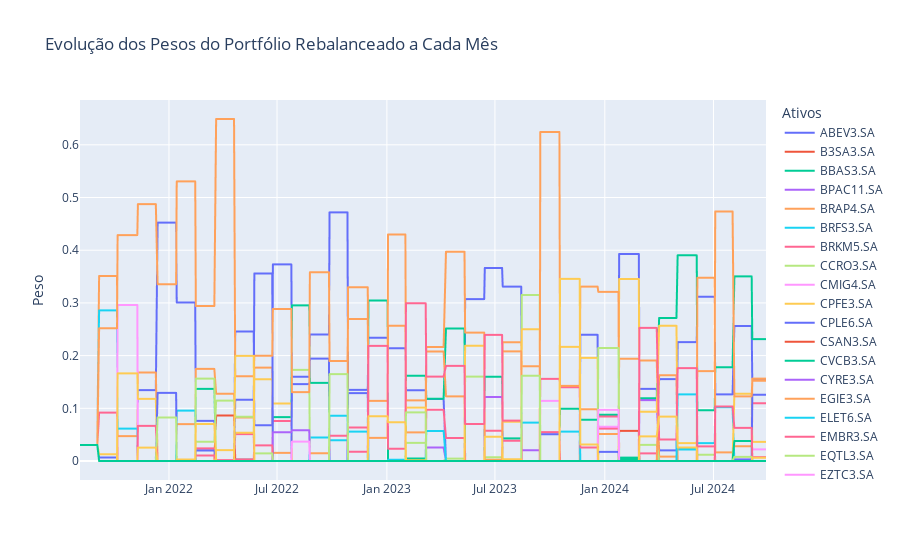
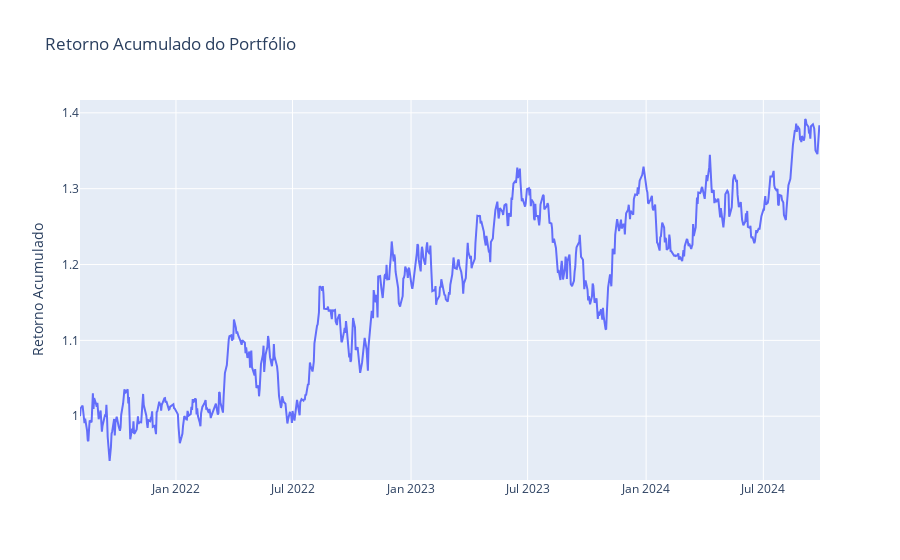
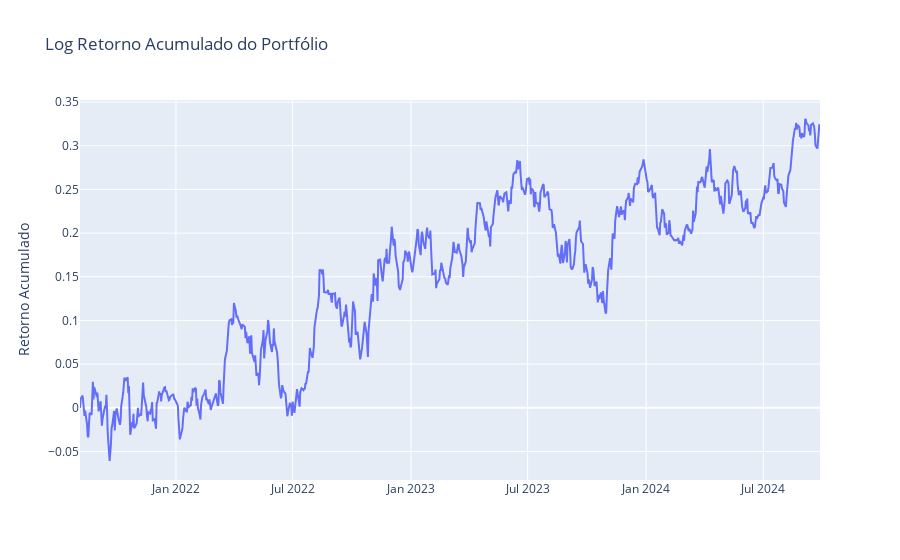
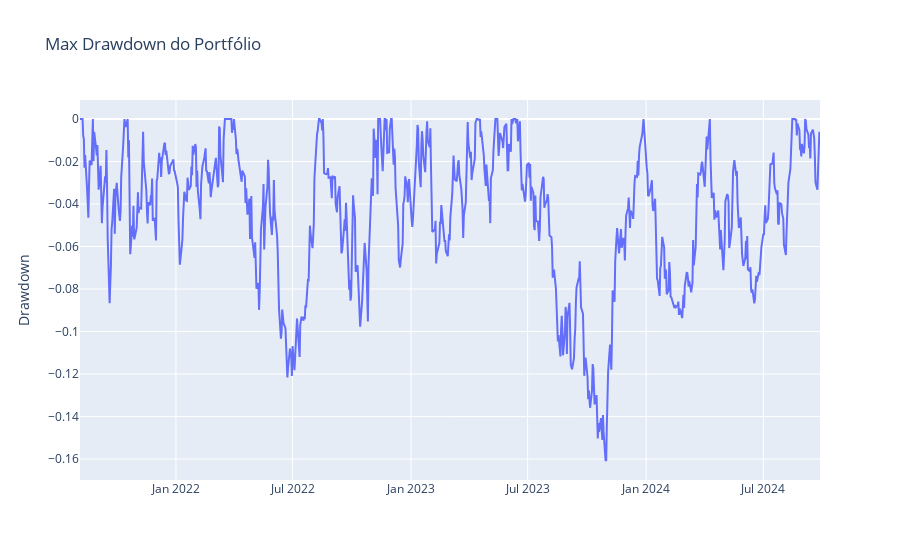

Notebook source saved alongside these figures, in order:
### Markdown cell above
# Execução da Estratégia

### Code cell
# Função para calcular os retornos logarítmicos
def calculate_log_returns(df):
    return np.log(df / df.shift(1)).dropna()

# Função para calcular a volatilidade do portfólio
def portfolio_volatility(weights, cov_matrix):
    return np.sqrt(np.dot(weights.T, np.dot(cov_matrix, weights)))

# Função para otimizar a alocação de pesos minimizando a volatilidade
def minimize_volatility(cov_matrix):
    num_assets = len(cov_matrix)
    args = (cov_matrix,)
    constraints = ({'type': 'eq', 'fun': lambda x: np.sum(x) - 1})
    bounds = tuple((0, 1) for _ in range(num_assets))
    weights = num_assets * [1. / num_assets, ]
    result = minimize(portfolio_volatility, weights, args=args, method='SLSQP', bounds=bounds, constraints=constraints)
    return result.x

# Função para selecionar os 20 melhores ativos com base nos retornos acumulados dos últimos 3 meses
def select_top_assets(log_returns, num_assets=20, period=3):
    # Calcular os retornos acumulados dos últimos 'period' meses
    returns_last_period = (log_returns + 1).rolling(window=period * 22).apply(np.prod, raw=True) - 1
    returns_last_period = returns_last_period.iloc[-1]  # Pega os retornos do último período (último valor da janela)
    # Selecionar os ativos com os maiores retornos acumulados
    top_assets = returns_last_period.nlargest(num_assets).index
    return top_assets

# Df para armazenar o histórico de pesos do portfólio
portfolio_weights = pd.DataFrame(columns=data.columns, index=data.index)

# Retornos logarítmicos
log_returns = calculate_log_returns(data)

# Primeira alocação com pesos iguais
initial_weights = np.array([1 / len(data.columns)] * len(data.columns))
portfolio_weights.iloc[0:22] = initial_weights

# Definindo o rebalanceamento para cada 1 mes
rebalance_period = 1

# Loop para rebalancear o portfólio
for i in range(0, len(log_returns), rebalance_period * 22):  # 22 porque há aproximadamente 22 dias úteis no mês
    if i == 0:
        # Primeira alocação feita com pesos iguais
        continue
    
    # Selecionar os últimos 3 meses de retornos para calcular o desempenho dos ativos
    past_returns = log_returns.iloc[max(0, i - rebalance_period * 22):i]
    if len(past_returns) < rebalance_period * 22:
        # Não realizar mudança se não houver dados suficientes
        continue
    
    # Selecionar as 20 ações com os melhores retornos dos últimos 3 meses
    top_assets = select_top_assets(past_returns, num_assets=20, period=3)
    
    # Calcular a matriz de covariância dos retornos dos 20 melhores ativos
    cov_matrix = past_returns[top_assets].cov()
    
    # Otimizar a alocação de pesos para minimizar a volatilidade usando apenas os 20 melhores ativos
    optimized_weights = minimize_volatility(cov_matrix)
    
    # Expandir os pesos otimizados para incluir todos os ativos, preenchendo com 0 para os não selecionados
    expanded_weights = np.zeros(len(data.columns))
    expanded_weights[data.columns.get_indexer(top_assets)] = optimized_weights
    
    # Aplicar a alocação otimizada a partir do ponto atual até o próximo rebalanceamento
    portfolio_weights.iloc[i:i + rebalance_period * 22] = expanded_weights


# Retorno do portfólio diário
portfolio_daily_returns = (log_returns * portfolio_weights.shift(1)).sum(axis=1)

# Retorno acumulado sem ser logaritmico 'normal'
cumulative_returns_normal = (1 + portfolio_daily_returns).cumprod()

# Cálculo do retorno acumulado logarítmico
cumulative_returns_log = np.log(cumulative_returns_normal.astype(float).replace(0, np.nan))  # Evitar log(0) substituindo 0 por NaN

# Cálculo Max Drawdown
rolling_max = cumulative_returns_normal.cummax()
drawdown = cumulative_returns_normal / rolling_max - 1
max_drawdown = drawdown.min()

print(f'Max Drawdown do Portfólio: {max_drawdown:.2%}')
print(portfolio_weights.tail(5))

# Evolução dos pesos do portfólio ao longo do tempo
fig1 = px.line(portfolio_weights, title='Evolução dos Pesos do Portfólio Rebalanceado a Cada Mês')
fig1.update_layout(
    yaxis_title='Peso',
    xaxis_title='',
    legend_title_text='Ativos'
)
fig1.show()

# Retorno acumulado normal
fig2 = go.Figure()
fig2.add_trace(go.Scatter(
    x=cumulative_returns_normal.index,
    y=cumulative_returns_normal.values,
    mode='lines',
    name='Retorno Acumulado Normal'
))
fig2.update_layout(
    title='Retorno Acumulado do Portfólio',
    xaxis_title='',
    yaxis_title='Retorno Acumulado'
)
fig2.show()

# Retorno acumulado logaritmico
fig4 = go.Figure()
fig4.add_trace(go.Scatter(
    x=cumulative_returns_log.index,
    y=cumulative_returns_log.values,
    mode='lines',
    name='Retorno Acumulado Normal'
))
fig4.update_layout(
    title='Log Retorno Acumulado do Portfólio',
    xaxis_title='',
    yaxis_title='Retorno Acumulado'
)
fig4.show()

# Max Drawdown
fig3 = go.Figure()
fig3.add_trace(go.Scatter(
    x=drawdown.index,
    y=drawdown.values,
    mode='lines',
    name='Max Drawdown'
))
fig3.update_layout(
    title='Max Drawdown do Portfólio',
    xaxis_title='',
    yaxis_title='Drawdown'
)
fig3.show()

### Figure 1 — Plotly figure (JSON) as saved in the notebook; plotly's stock layout.template omitted (floating-point values rounded to 4 significant figures; data arrays with more than 128 entries replaced by an {"elided": "..."} marker saying what was removed)
{"data": [{"hovertemplate": "Ticker=ABEV3.SA<br>Date=%{x}<br>value=%{y}<extra></extra>", "legendgroup": "ABEV3.SA", "line": {"color": "#636efa", "dash": "solid"}, "marker": {"symbol": "circle"}, "mode": "lines", "name": "ABEV3.SA", "showlegend": true, "type": "scattergl", "x": {"elided": "788 str values"}, "xaxis": "x", "y": {"elided": "788 float values"}, "yaxis": "y"}, {"hovertemplate": "Ticker=B3SA3.SA<br>Date=%{x}<br>value=%{y}<extra></extra>", "legendgroup": "B3SA3.SA", "line": {"color": "#EF553B", "dash": "solid"}, "marker": {"symbol": "circle"}, "mode": "lines", "name": "B3SA3.SA", "showlegend": true, "type": "scattergl", "x": {"elided": "788 str values"}, "xaxis": "x", "y": {"elided": "788 float values"}, "yaxis": "y"}, {"hovertemplate": "Ticker=BBAS3.SA<br>Date=%{x}<br>value=%{y}<extra></extra>", "legendgroup": "BBAS3.SA", "line": {"color": "#00cc96", "dash": "solid"}, "marker": {"symbol": "circle"}, "mode": "lines", "name": "BBAS3.SA", "showlegend": true, "type": "scattergl", "x": {"elided": "788 str values"}, "xaxis": "x", "y": {"elided": "788 float values"}, "yaxis": "y"}, {"hovertemplate": "Ticker=BPAC11.SA<br>Date=%{x}<br>value=%{y}<extra></extra>", "legendgroup": "BPAC11.SA", "line": {"color": "#ab63fa", "dash": "solid"}, "marker": {"symbol": "circle"}, "mode": "lines", "name": "BPAC11.SA", "showlegend": true, "type": "scattergl", "x": {"elided": "788 str values"}, "xaxis": "x", "y": {"elided": "788 float values"}, "yaxis": "y"}, {"hovertemplate": "Ticker=BRAP4.SA<br>Date=%{x}<br>value=%{y}<extra></extra>", "legendgroup": "BRAP4.SA", "line": {"color": "#FFA15A", "dash": "solid"}, "marker": {"symbol": "circle"}, "mode": "lines", "name": "BRAP4.SA", "showlegend": true, "type": "scattergl", "x": {"elided": "788 str values"}, "xaxis": "x", "y": {"elided": "788 float values"}, "yaxis": "y"}, {"hovertemplate": "Ticker=BRFS3.SA<br>Date=%{x}<br>value=%{y}<extra></extra>", "legendgroup": "BRFS3.SA", "line": {"color": "#19d3f3", "dash": "solid"}, "marker": {"symbol": "circle"}, "mode": "lines", "name": "BRFS3.SA", "showlegend": true, "type": "scattergl", "x": {"elided": "788 str values"}, "xaxis": "x", "y": {"elided": "788 float values"}, "yaxis": "y"}, {"hovertemplate": "Ticker=BRKM5.SA<br>Date=%{x}<br>value=%{y}<extra></extra>", "legendgroup": "BRKM5.SA", "line": {"color": "#FF6692", "dash": "solid"}, "marker": {"symbol": "circle"}, "mode": "lines", "name": "BRKM5.SA", "showlegend": true, "type": "scattergl", "x": {"elided": "788 str values"}, "xaxis": "x", "y": {"elided": "788 float values"}, "yaxis": "y"}, {"hovertemplate": "Ticker=CCRO3.SA<br>Date=%{x}<br>value=%{y}<extra></extra>", "legendgroup": "CCRO3.SA", "line": {"color": "#B6E880", "dash": "solid"}, "marker": {"symbol": "circle"}, "mode": "lines", "name": "CCRO3.SA", "showlegend": true, "type": "scattergl", "x": {"elided": "788 str values"}, "xaxis": "x", "y": {"elided": "788 float values"}, "yaxis": "y"}, {"hovertemplate": "Ticker=CMIG4.SA<br>Date=%{x}<br>value=%{y}<extra></extra>", "legendgroup": "CMIG4.SA", "line": {"color": "#FF97FF", "dash": "solid"}, "marker": {"symbol": "circle"}, "mode": "lines", "name": "CMIG4.SA", "showlegend": true, "type": "scattergl", "x": {"elided": "788 str values"}, "xaxis": "x", "y": {"elided": "788 float values"}, "yaxis": "y"}, {"hovertemplate": "Ticker=CPFE3.SA<br>Date=%{x}<br>value=%{y}<extra></extra>", "legendgroup": "CPFE3.SA", "line": {"color": "#FECB52", "dash": "solid"}, "marker": {"symbol": "circle"}, "mode": "lines", "name": "CPFE3.SA", "showlegend": true, "type": "scattergl", "x": {"elided": "788 str values"}, "xaxis": "x", "y": {"elided": "788 float values"}, "yaxis": "y"}, {"hovertemplate": "Ticker=CPLE6.SA<br>Date=%{x}<br>value=%{y}<extra></extra>", "legendgroup": "CPLE6.SA", "line": {"color": "#636efa", "dash": "solid"}, "marker": {"symbol": "circle"}, "mode": "lines", "name": "CPLE6.SA", "showlegend": true, "type": "scattergl", "x": {"elided": "788 str values"}, "xaxis": "x", "y": {"elided": "788 float values"}, "yaxis": "y"}, {"hovertemplate": "Ticker=CSAN3.SA<br>Date=%{x}<br>value=%{y}<extra></extra>", "legendgroup": "CSAN3.SA", "line": {"color": "#EF553B", "dash": "solid"}, "marker": {"symbol": "circle"}, "mode": "lines", "name": "CSAN3.SA", "showlegend": true, "type": "scattergl", "x": {"elided": "788 str values"}, "xaxis": "x", "y": {"elided": "788 float values"}, "yaxis": "y"}, {"hovertemplate": "Ticker=CVCB3.SA<br>Date=%{x}<br>value=%{y}<extra></extra>", "legendgroup": "CVCB3.SA", "line": {"color": "#00cc96", "dash": "solid"}, "marker": {"symbol": "circle"}, "mode": "lines", "name": "CVCB3.SA", "showlegend": true, "type": "scattergl", "x": {"elided": "788 str values"}, "xaxis": "x", "y": {"elided": "788 float values"}, "yaxis": "y"}, {"hovertemplate": "Ticker=CYRE3.SA<br>Date=%{x}<br>value=%{y}<extra></extra>", "legendgroup": "CYRE3.SA", "line": {"color": "#ab63fa", "dash": "solid"}, "marker": {"symbol": "circle"}, "mode": "lines", "name": "CYRE3.SA", "showlegend": true, "type": "scattergl", "x": {"elided": "788 str values"}, "xaxis": "x", "y": {"elided": "788 float values"}, "yaxis": "y"}, {"hovertemplate": "Ticker=EGIE3.SA<br>Date=%{x}<br>value=%{y}<extra></extra>", "legendgroup": "EGIE3.SA", "line": {"color": "#FFA15A", "dash": "solid"}, "marker": {"symbol": "circle"}, "mode": "lines", "name": "EGIE3.SA", "showlegend": true, "type": "scattergl", "x": {"elided": "788 str values"}, "xaxis": "x", "y": {"elided": "788 float values"}, "yaxis": "y"}, {"hovertemplate": "Ticker=ELET6.SA<br>Date=%{x}<br>value=%{y}<extra></extra>", "legendgroup": "ELET6.SA", "line": {"color": "#19d3f3", "dash": "solid"}, "marker": {"symbol": "circle"}, "mode": "lines", "name": "ELET6.SA", "showlegend": true, "type": "scattergl", "x": {"elided": "788 str values"}, "xaxis": "x", "y": {"elided": "788 float values"}, "yaxis": "y"}, {"hovertemplate": "Ticker=EMBR3.SA<br>Date=%{x}<br>value=%{y}<extra></extra>", "legendgroup": "EMBR3.SA", "line": {"color": "#FF6692", "dash": "solid"}, "marker": {"symbol": "circle"}, "mode": "lines", "name": "EMBR3.SA", "showlegend": true, "type": "scattergl", "x": {"elided": "788 str values"}, "xaxis": "x", "y": {"elided": "788 float values"}, "yaxis": "y"}, {"hovertemplate": "Ticker=EQTL3.SA<br>Date=%{x}<br>value=%{y}<extra></extra>", "legendgroup": "EQTL3.SA", "line": {"color": "#B6E880", "dash": "solid"}, "marker": {"symbol": "circle"}, "mode": "lines", "name": "EQTL3.SA", "showlegend": true, "type": "scattergl", "x": {"elided": "788 str values"}, "xaxis": "x", "y": {"elided": "788 float values"}, "yaxis": "y"}, {"hovertemplate": "Ticker=EZTC3.SA<br>Date=%{x}<br>value=%{y}<extra></extra>", "legendgroup": "EZTC3.SA", "line": {"color": "#FF97FF", "dash": "solid"}, "marker": {"symbol": "circle"}, "mode": "lines", "name": "EZTC3.SA", "showlegend": true, "type": "scattergl", "x": {"elided": "788 str values"}, "xaxis": "x", "y": {"elided": "788 float values"}, "yaxis": "y"}, {"hovertemplate": "Ticker=GGBR4.SA<br>Date=%{x}<br>value=%{y}<extra></extra>", "legendgroup": "GGBR4.SA", "line": {"color": "#FECB52", "dash": "solid"}, "marker": {"symbol": "circle"}, "mode": "lines", "name": "GGBR4.SA", "showlegend": true, "type": "scattergl", "x": {"elided": "788 str values"}, "xaxis": "x", "y": {"elided": "788 float values"}, "yaxis": "y"}, {"hovertemplate": "Ticker=GOAU4.SA<br>Date=%{x}<br>value=%{y}<extra></extra>", "legendgroup": "GOAU4.SA", "line": {"color": "#636efa", "dash": "solid"}, "marker": {"symbol": "circle"}, "mode": "lines", "name": "GOAU4.SA", "showlegend": true, "type": "scattergl", "x": {"elided": "788 str values"}, "xaxis": "x", "y": {"elided": "788 float values"}, "yaxis": "y"}, {"hovertemplate": "Ticker=HYPE3.SA<br>Date=%{x}<br>value=%{y}<extra></extra>", "legendgroup": "HYPE3.SA", "line": {"color": "#EF553B", "dash": "solid"}, "marker": {"symbol": "circle"}, "mode": "lines", "name": "HYPE3.SA", "showlegend": true, "type": "scattergl", "x": {"elided": "788 str values"}, "xaxis": "x", "y": {"elided": "788 float values"}, "yaxis": "y"}, {"hovertemplate": "Ticker=ITUB4.SA<br>Date=%{x}<br>value=%{y}<extra></extra>", "legendgroup": "ITUB4.SA", "line": {"color": "#00cc96", "dash": "solid"}, "marker": {"symbol": "circle"}, "mode": "lines", "name": "ITUB4.SA", "showlegend": true, "type": "scattergl", "x": {"elided": "788 str values"}, "xaxis": "x", "y": {"elided": "788 float values"}, "yaxis": "y"}, {"hovertemplate": "Ticker=JBSS3.SA<br>Date=%{x}<br>value=%{y}<extra></extra>", "legendgroup": "JBSS3.SA", "line": {"color": "#ab63fa", "dash": "solid"}, "marker": {"symbol": "circle"}, "mode": "lines", "name": "JBSS3.SA", "showlegend": true, "type": "scattergl", "x": {"elided": "788 str values"}, "xaxis": "x", "y": {"elided": "788 float values"}, "yaxis": "y"}, {"hovertemplate": "Ticker=MGLU3.SA<br>Date=%{x}<br>value=%{y}<extra></extra>", "legendgroup": "MGLU3.SA", "line": {"color": "#FFA15A", "dash": "solid"}, "marker": {"symbol": "circle"}, "mode": "lines", "name": "MGLU3.SA", "showlegend": true, "type": "scattergl", "x": {"elided": "788 str values"}, "xaxis": "x", "y": {"elided": "788 float values"}, "yaxis": "y"}, {"hovertemplate": "Ticker=PETR4.SA<br>Date=%{x}<br>value=%{y}<extra></extra>", "legendgroup": "PETR4.SA", "line": {"color": "#19d3f3", "dash": "solid"}, "marker": {"symbol": "circle"}, "mode": "lines", "name": "PETR4.SA", "showlegend": true, "type": "scattergl", "x": {"elided": "788 str values"}, "xaxis": "x", "y": {"elided": "788 float values"}, "yaxis": "y"}, {"hovertemplate": "Ticker=RAIZ4.SA<br>Date=%{x}<br>value=%{y}<extra></extra>", "legendgroup": "RAIZ4.SA", "line": {"color": "#FF6692", "dash": "solid"}, "marker": {"symbol": "circle"}, "mode": "lines", "name": "RAIZ4.SA", "showlegend": true, "type": "scattergl", "x": {"elided": "788 str values"}, "xaxis": "x", "y": {"elided": "788 float values"}, "yaxis": "y"}, {"hovertemplate": "Ticker=RDOR3.SA<br>Date=%{x}<br>value=%{y}<extra></extra>", "legendgroup": "RDOR3.SA", "line": {"color": "#B6E880", "dash": "solid"}, "marker": {"symbol": "circle"}, "mode": "lines", "name": "RDOR3.SA", "showlegend": true, "type": "scattergl", "x": {"elided": "788 str values"}, "xaxis": "x", "y": {"elided": "788 float values"}, "yaxis": "y"}, {"hovertemplate": "Ticker=SUZB3.SA<br>Date=%{x}<br>value=%{y}<extra></extra>", "legendgroup": "SUZB3.SA", "line": {"color": "#FF97FF", "dash": "solid"}, "marker": {"symbol": "circle"}, "mode": "lines", "name": "SUZB3.SA", "showlegend": true, "type": "scattergl", "x": {"elided": "788 str values"}, "xaxis": "x", "y": {"elided": "788 float values"}, "yaxis": "y"}, {"hovertemplate": "Ticker=TIMS3.SA<br>Date=%{x}<br>value=%{y}<extra></extra>", "legendgroup": "TIMS3.SA", "line": {"color": "#FECB52", "dash": "solid"}, "marker": {"symbol": "circle"}, "mode": "lines", "name": "TIMS3.SA", "showlegend": true, "type": "scattergl", "x": {"elided": "788 str values"}, "xaxis": "x", "y": {"elided": "788 float values"}, "yaxis": "y"}, {"hovertemplate": "Ticker=TOTS3.SA<br>Date=%{x}<br>value=%{y}<extra></extra>", "legendgroup": "TOTS3.SA", "line": {"color": "#636efa", "dash": "solid"}, "marker": {"symbol": "circle"}, "mode": "lines", "name": "TOTS3.SA", "showlegend": true, "type": "scattergl", "x": {"elided": "788 str values"}, "xaxis": "x", "y": {"elided": "788 float values"}, "yaxis": "y"}, {"hovertemplate": "Ticker=VALE3.SA<br>Date=%{x}<br>value=%{y}<extra></extra>", "legendgroup": "VALE3.SA", "line": {"color": "#EF553B", "dash": "solid"}, "marker": {"symbol": "circle"}, "mode": "lines", "name": "VALE3.SA", "showlegend": true, "type": "scattergl", "x": {"elided": "788 str values"}, "xaxis": "x", "y": {"elided": "788 float values"}, "yaxis": "y"}, {"hovertemplate": "Ticker=VIVT3.SA<br>Date=%{x}<br>value=%{y}<extra></extra>", "legendgroup": "VIVT3.SA", "line": {"color": "#00cc96", "dash": "solid"}, "marker": {"symbol": "circle"}, "mode": "lines", "name": "VIVT3.SA", "showlegend": true, "type": "scattergl", "x": {"elided": "788 str values"}, "xaxis": "x", "y": {"elided": "788 float values"}, "yaxis": "y"}], "layout": {"legend": {"title": {"text": "Ativos"}, "tracegroupgap": 0}, "title": {"text": "Evolução dos Pesos do Portfólio Rebalanceado a Cada Mês"}, "xaxis": {"anchor": "y", "domain": [0, 1], "title": {"text": ""}}, "yaxis": {"anchor": "x", "domain": [0, 1], "title": {"text": "Peso"}}}}

### Figure 2 — Plotly figure (JSON) as saved in the notebook; plotly's stock layout.template omitted (floating-point values rounded to 4 significant figures; data arrays with more than 128 entries replaced by an {"elided": "..."} marker saying what was removed)
{"data": [{"mode": "lines", "name": "Retorno Acumulado Normal", "type": "scatter", "x": {"elided": "788 str values"}, "y": {"elided": "788 float values"}}], "layout": {"title": {"text": "Retorno Acumulado do Portfólio"}, "xaxis": {"title": {"text": ""}}, "yaxis": {"title": {"text": "Retorno Acumulado"}}}}

### Figure 3 — Plotly figure (JSON) as saved in the notebook; plotly's stock layout.template omitted (floating-point values rounded to 4 significant figures; data arrays with more than 128 entries replaced by an {"elided": "..."} marker saying what was removed)
{"data": [{"mode": "lines", "name": "Retorno Acumulado Normal", "type": "scatter", "x": {"elided": "788 str values"}, "y": {"elided": "788 float values"}}], "layout": {"title": {"text": "Log Retorno Acumulado do Portfólio"}, "xaxis": {"title": {"text": ""}}, "yaxis": {"title": {"text": "Retorno Acumulado"}}}}

### Figure 4 — Plotly figure (JSON) as saved in the notebook; plotly's stock layout.template omitted (floating-point values rounded to 4 significant figures; data arrays with more than 128 entries replaced by an {"elided": "..."} marker saying what was removed)
{"data": [{"mode": "lines", "name": "Max Drawdown", "type": "scatter", "x": {"elided": "788 str values"}, "y": {"elided": "788 float values"}}], "layout": {"title": {"text": "Max Drawdown do Portfólio"}, "xaxis": {"title": {"text": ""}}, "yaxis": {"title": {"text": "Drawdown"}}}}
